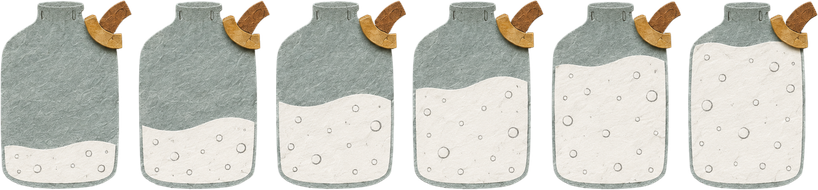
#> input picture assets/_bottle_strip.png, 818 x 190 px
$ python -i crop_spices.py   (imports and definitions only)
#> lines starting #> are read from the running program, lines starting #| are printed output that depends on the picture; after the words box and inside, x2 and y2 are one past the last pixel; in counts of white or black regions, pixels touching at a corner belong together
# -*- coding: utf-8 -*-
"""
crop_spices.py — 把 `下载\\香料图` 里的图裁成方图，放进 assets/spices/，
板子 board-spices.html 会自动读取。

裁剪逻辑：
  1. 取四边框中位色当背景色，算出「主体」掩膜
  2. 有明确主体  → 以主体外接框为中心，取一个正方形，四周留 12% 余量
     没明确主体（整张都是纹理/没有边界）→ 直接居中裁方
  3. 统一缩放到 1024×1024（板子方块 + 后续 SD img2img 都够用）

用法：
  python tools/crop_spices.py            # 只看报告，不写文件
  python tools/crop_spices.py --write    # 真正写出 assets/spices/*.png
"""
import argparse
import sys
from pathlib import Path

import numpy as np
from PIL import Image

# [4 lines not run here, left out]

ROOT = Path(__file__).resolve().parent.parent
SRC = Path(r"C:\Users\janic\Downloads\香料图")
OUT = ROOT / "assets" / "spices"                 # 板子读这里
PHOTO = ROOT / "assets" / "spices" / "_photo"    # 照片母版（SD 的输入）
SIZE = 768           # 输出边长（= SD 1.5 img2img 原生尺寸，省一次缩放）
MARGIN = 0.12        # 主体四周留白比例
MIN_FILL = 0.03      # 主体占比低于此 → 视为「没有主体」
MAX_FILL = 0.97      # 高于此 → 整张都是主体，居中裁

# 源文件名（不含扩展名） -> 板子上的中文名
MAP = {
    "柑橘": "柑橘", "小豆蔻": "小豆蔻", "皮革": "皮革", "藏红花": "藏红花",
    "焚香": "焚香", "乳香": "乳香", "沉香": "沉香",           # 沉香 → 第 7 格
    "烟草木": "烟草木", "白茶": "白茶", "佛手柑": "佛手柑",
    "橡木苔": "橡木苔", "雪松": "雪松", "天竺葵": "天竺葵", "白麝香": "白麝香",
    "鼠尾草": "鼠尾草",                                        # 鼠尾草 → 第 15 格
    "樱花": "樱花", "蜜桃": "蜜桃", "橙花": "橙花", "栀子花": "栀子花",
    "棉花糖": "棉花糖", "香草": "香草", "广藿香": "广藿香", "甜橙": "甜橙",
    "薄荷": "薄荷", "海水": "海水", "依兰": "依兰", "威士忌": "威士忌",
    "松针": "松针", "肉豆蔻": "肉豆蔻",
    "竹子": "竹叶", "铃兰": "铃兰", "橡木": "橡木", "苔藓": "苔藓",
    "小苍兰": "小苍兰", "乌龙": "乌龙",
    "玫瑰": "玫瑰净油", "木兰花": "木兰", "檀木": "檀木",
    "鸢尾花": "鸢尾根", "无花果叶": "无花果叶",
}

# 这些文件名带序号后缀，是重复图，跳过
SKIP = {"橡木苔 1"}


def subject_box(img):
    """返回 (left, top, right, bottom, fill)；没主体时返回 None。"""
    small = np.asarray(img.convert("RGB").resize((160, 160), Image.LANCZOS), dtype=np.float32)
    border = np.concatenate([small[:5].reshape(-1, 3), small[-5:].reshape(-1, 3),
                             small[:, :5].reshape(-1, 3), small[:, -5:].reshape(-1, 3)])
    bg = np.median(border, axis=0)
    mask = np.linalg.norm(small - bg, axis=2) > 34
    fill = float(mask.mean())
    if fill < MIN_FILL or fill > MAX_FILL:
        return None, fill

    ys, xs = np.where(mask)
    # 用 2%~98% 分位，避免一两个杂点把框撑大
    x0, x1 = np.percentile(xs, 2), np.percentile(xs, 98)
    y0, y1 = np.percentile(ys, 2), np.percentile(ys, 98)
    k = img.width / 160.0
    return (x0 * k, y0 * k, (x1 + 1) * k, (y1 + 1) * k), fill


def square_crop(img):
    """裁出正方形，返回 (结果图, 说明)。"""
    W, H = img.size
    box, fill = subject_box(img)

    if box is None:                                   # 没主体 → 居中裁方
        side = min(W, H)
        cx, cy = W / 2, H / 2
        how = "居中裁方"
    else:
        l, t, r, b = box
        cx, cy = (l + r) / 2, (t + b) / 2
        side = max(r - l, b - t) * (1 + MARGIN * 2)
        how = "按主体裁"

    side = max(64.0, min(side, W, H))                 # 不能超过原图
    # 以 (cx, cy) 为中心取 side×side，越界就整体推回来
    l = min(max(cx - side / 2, 0), W - side)
    t = min(max(cy - side / 2, 0), H - side)
    l, t = int(round(l)), int(round(t))
    s = int(round(side))

    out = img.crop((l, t, l + s, t + s))
    if out.size != (SIZE, SIZE):
        out = out.resize((SIZE, SIZE), Image.LANCZOS)
    return out, "%s %dpx→%dpx 主体占比%.2f" % (how, s, SIZE, fill)


# [62 lines left out: function main, not called in this run]


# [2 lines not run here, left out]

>>> from PIL import Image
>>> picture = Image.open('../assets/_bottle_strip.png')
#> picture is the input picture: PIL image 818x190 RGBA; mean R, G, B, A 207.3, 206.7, 199.2, 253.8
>>> result = square_crop(picture)
#> in subject_box, `small = np.asarray(img.convert("RGB").resize((160, 160), Image.LANCZOS..`:
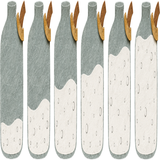
#> small: shape (160, 160, 3) float32; mean R, G, B 206.9, 206.4, 198.8
#> in subject_box, `bg = np.median(border, axis=0)`: bg = [241, 237, 232]
#> in subject_box, `mask = np.linalg.norm(small - bg, axis=2) > 34`:
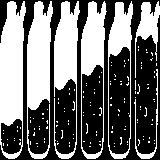
#> mask: shape (160, 160) bool; 44% white; 141 white regions (134 under 20 px), largest, box (x1, y1, x2, y2) and area: (0, 1, 26, 159) 2743, (27, 1, 53, 159) 2376, (54, 1, 80, 159) 1944
#> in subject_box, `fill = float(mask.mean())`: fill = 0.44
#> in subject_box, `ys, xs = np.where(mask)`: ys = 11274 values from 1 to 158; xs = 11274 values, max 159 at index 373, min 0 at index 4405, mean 64.76
#> in subject_box, `x0, x1 = np.percentile(xs, 2), np.percentile(xs, 98)`: x0 = 2; x1 = 155
#> in subject_box, `y0, y1 = np.percentile(ys, 2), np.percentile(ys, 98)`: y0 = 5; y1 = 155
#> in square_crop, `box, fill = subject_box(img)`: box = (10.22, 25.56, 797.5, 797.5); fill = 0.44
#> in square_crop, `l, t, r, b = box`: l = 10.22; t = 25.56; r = 797.5
#> in square_crop, `cx, cy = (l + r) / 2, (t + b) / 2`: cx = 403.9; cy = 411.6
#> in square_crop, `side = max(r - l, b - t) * (1 + MARGIN * 2)`: side = 976.3
#> in square_crop, `side = max(64.0, min(side, W, H))`: side = 190
#> in square_crop, `l = min(max(cx - side / 2, 0), W - side)`: l = 308.9
#> in square_crop, `t = min(max(cy - side / 2, 0), H - side)`: t = 0
#> in square_crop, `l, t = int(round(l)), int(round(t))`: l = 309
#> in square_crop, `s = int(round(side))`: s = 190
#> in square_crop, `out = img.crop((l, t, l + s, t + s))`:
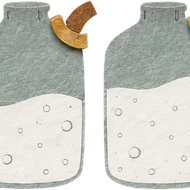
#> out: PIL image 190x190 RGBA; mean R, G, B, A 204.3, 204.6, 197.3, 253.9; transparent parts drawn white
#> in square_crop, `out = out.resize((SIZE, SIZE), Image.LANCZOS)`:
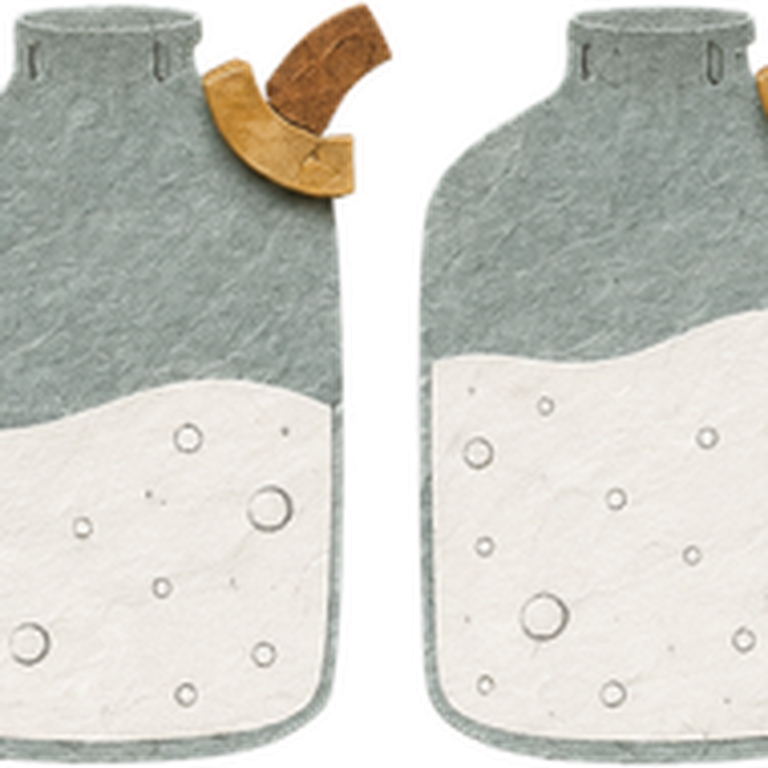
#> out: PIL image 768x768 RGBA; mean R, G, B, A 204.3, 204.5, 197.3, 253.8; transparent parts drawn white

$ run again, on assets/bottle_0_2.png
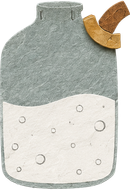
#> input picture assets/bottle_0_2.png, 130 x 190 px
#> picture is the input picture: PIL image 130x190 RGBA; mean R, G, B, A 159, 158.7, 150.4, 206.8
#> bg = [0, 0, 0]
#> in subject_box, `mask = np.linalg.norm(small - bg, axis=2) > 34`:
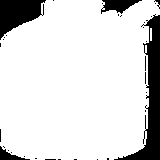
#> mask: shape (160, 160) bool; 85.7% white; 33 black regions (28 under 20 px), largest, box (x1, y1, x2, y2) and area: (114, 14, 160, 160) 1980, (0, 0, 46, 40) 1085, (101, 0, 142, 14) 330, (0, 146, 30, 160) 160, (154, 0, 160, 9) 20
#> in subject_box, `fill = float(mask.mean())`: fill = 0.857
#> x0 = 4; x1 = 146
#> y0 = 5; y1 = 155
#> in square_crop, `box, fill = subject_box(img)`: box = (3.25, 4.06, 119.4, 126.8); fill = 0.857
#> in square_crop, `l, t, r, b = box`: l = 3.25; t = 4.06; r = 119.4; b = 126.8
#> cx = 61.34; cy = 65.41
#> in square_crop, `side = max(r - l, b - t) * (1 + MARGIN * 2)`: side = 152.1
#> in square_crop, `side = max(64.0, min(side, W, H))`: side = 130
#> in square_crop, `l = min(max(cx - side / 2, 0), W - side)`: l = 0
#> in square_crop, `t = min(max(cy - side / 2, 0), H - side)`: t = 0.406
#> in square_crop, `l, t = int(round(l)), int(round(t))`: t = 0
#> s = 130
#> in square_crop, `out = img.crop((l, t, l + s, t + s))`:
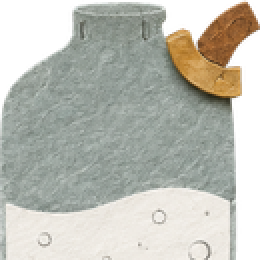
#> out: PIL image 130x130 RGBA (shown 2 times larger); mean R, G, B, A 144.7, 145, 135.5, 206.2; transparent parts drawn white

$ run again, on assets/bottle_1_0.png
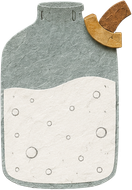
#> input picture assets/bottle_1_0.png, 132 x 190 px
#> picture is the input picture: PIL image 132x190 RGBA; mean R, G, B, A 163.8, 162.5, 154.3, 205
#> bg = [0, 0, 0]
#> in subject_box, `mask = np.linalg.norm(small - bg, axis=2) > 34`:
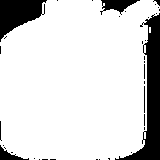
#> mask: shape (160, 160) bool; 84.9% white; 37 black regions (30 under 20 px), largest, box (x1, y1, x2, y2) and area: (115, 13, 160, 160) 2122, (0, 0, 47, 42) 1118, (100, 0, 140, 15) 303
#> in subject_box, `fill = float(mask.mean())`: fill = 0.849
#> x0 = 4; x1 = 145
#> y0 = 5; y1 = 155
#> in square_crop, `box, fill = subject_box(img)`: box = (3.3, 4.12, 120.4, 128.7); fill = 0.849
#> in square_crop, `l, t, r, b = box`: l = 3.3; t = 4.12; r = 120.4; b = 128.7
#> cx = 61.87; cy = 66.41
#> in square_crop, `side = max(r - l, b - t) * (1 + MARGIN * 2)`: side = 154.5
#> in square_crop, `side = max(64.0, min(side, W, H))`: side = 132
#> in square_crop, `l = min(max(cx - side / 2, 0), W - side)`: l = 0
#> in square_crop, `t = min(max(cy - side / 2, 0), H - side)`: t = 0.412
#> in square_crop, `l, t = int(round(l)), int(round(t))`: t = 0
#> s = 132
#> in square_crop, `out = out.resize((SIZE, SIZE), Image.LANCZOS)`:
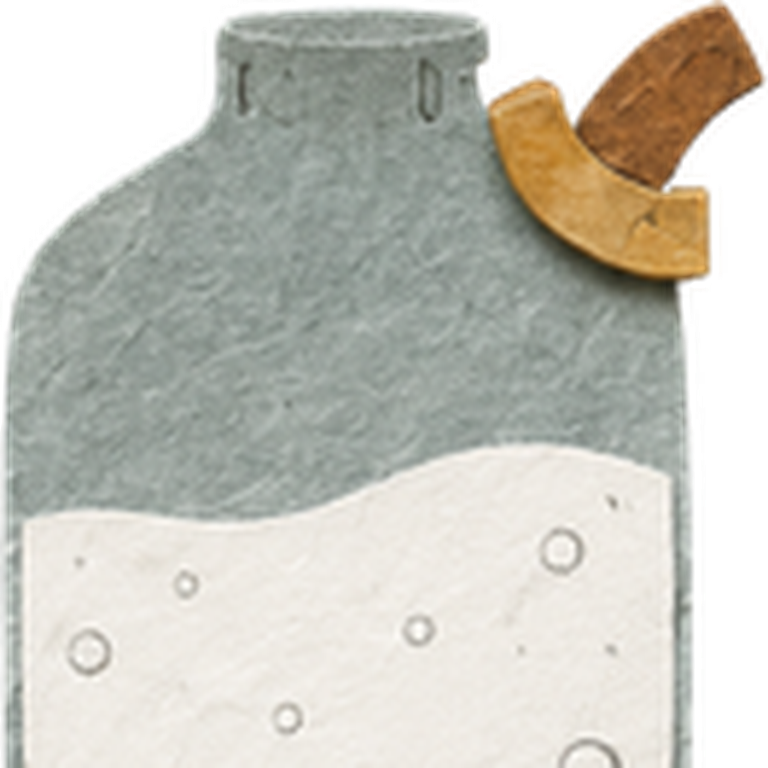
#> out: PIL image 768x768 RGBA; mean R, G, B, A 154.3, 153.2, 143.6, 204.4; transparent parts drawn white

$ run again, on assets/bottle_1_1.png
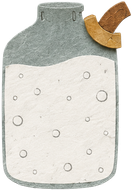
#> input picture assets/bottle_1_1.png, 132 x 190 px
#> picture is the input picture: PIL image 132x190 RGBA; mean R, G, B, A 169.8, 167.2, 159.1, 202.1
#> bg = [0, 0, 0]
#> in subject_box, `mask = np.linalg.norm(small - bg, axis=2) > 34`:
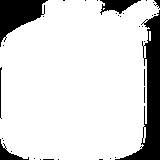
#> mask: shape (160, 160) bool; 84.3% white; 34 black regions (28 under 20 px), largest, box (x1, y1, x2, y2) and area: (115, 10, 160, 160) 2168, (0, 0, 48, 47) 1169, (100, 0, 141, 15) 329, (0, 139, 29, 160) 193, (0, 67, 2, 119) 54, (154, 0, 160, 9) 30
#> in subject_box, `fill = float(mask.mean())`: fill = 0.843
#> x0 = 4; x1 = 145
#> y0 = 5; y1 = 155
#> in square_crop, `box, fill = subject_box(img)`: box = (3.3, 4.12, 120.4, 128.7); fill = 0.843
#> in square_crop, `l, t, r, b = box`: l = 3.3; t = 4.12; r = 120.4; b = 128.7
#> cx = 61.87; cy = 66.41
#> in square_crop, `side = max(r - l, b - t) * (1 + MARGIN * 2)`: side = 154.5
#> in square_crop, `side = max(64.0, min(side, W, H))`: side = 132
#> in square_crop, `l = min(max(cx - side / 2, 0), W - side)`: l = 0
#> in square_crop, `t = min(max(cy - side / 2, 0), H - side)`: t = 0.412
#> in square_crop, `l, t = int(round(l)), int(round(t))`: t = 0
#> s = 132
#> in square_crop, `out = out.resize((SIZE, SIZE), Image.LANCZOS)`:
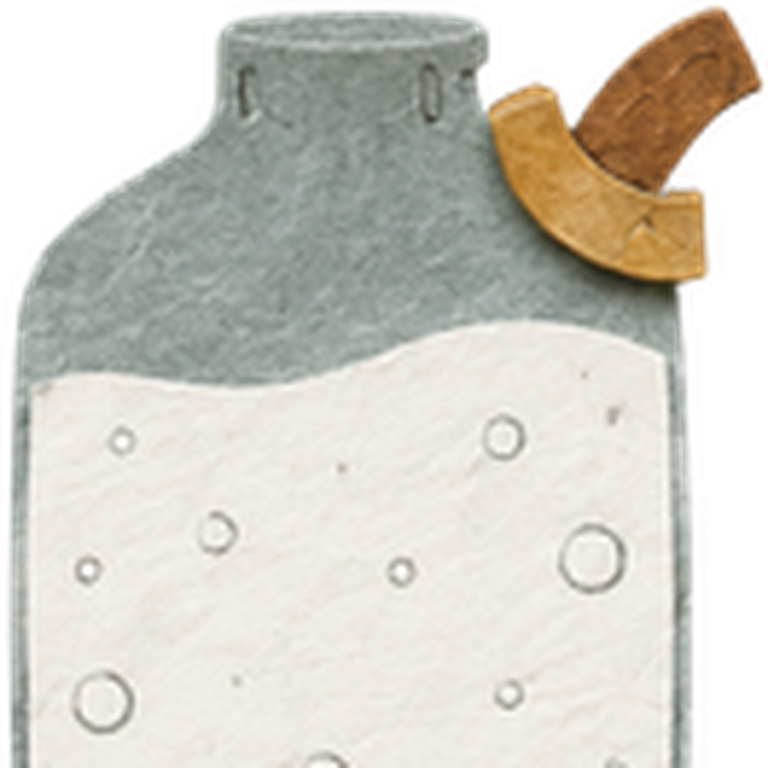
#> out: PIL image 768x768 RGBA; mean R, G, B, A 163.8, 160.6, 151.2, 201.2; transparent parts drawn white
